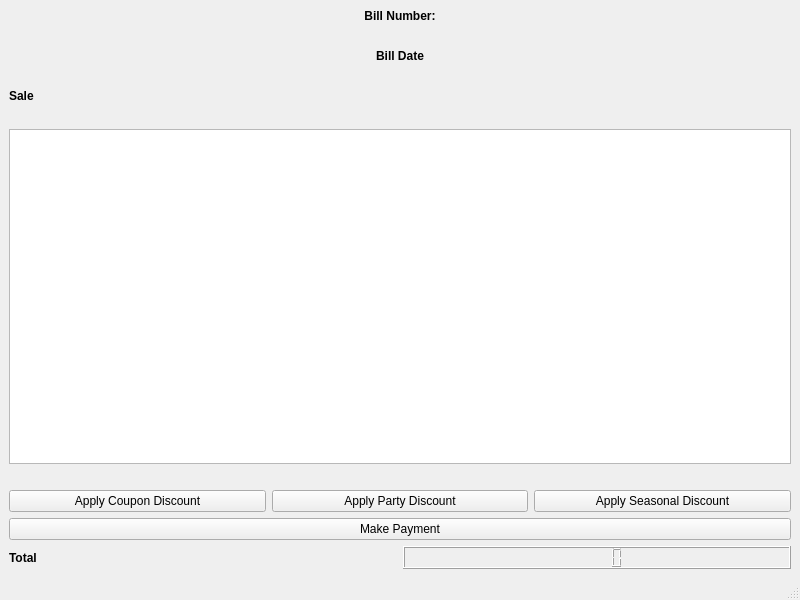
<?xml version="1.0" encoding="UTF-8"?>
<ui version="4.0">
 <class>BillDetails</class>
 <widget class="QMainWindow" name="BillDetails">
  <property name="geometry">
   <rect>
    <x>0</x>
    <y>0</y>
    <width>800</width>
    <height>600</height>
   </rect>
  </property>
  <property name="windowTitle">
   <string>Bill Details</string>
  </property>
  <widget class="QWidget" name="centralwidget">
   <layout class="QVBoxLayout" name="verticalLayout_2">
    <item>
     <widget class="QLabel" name="lbBillNumber">
      <property name="font">
       <font>
        <bold>true</bold>
       </font>
      </property>
      <property name="text">
       <string>Bill Number:</string>
      </property>
      <property name="alignment">
       <set>Qt::AlignCenter</set>
      </property>
     </widget>
    </item>
    <item>
     <spacer name="verticalSpacer">
      <property name="orientation">
       <enum>Qt::Vertical</enum>
      </property>
      <property name="sizeType">
       <enum>QSizePolicy::Fixed</enum>
      </property>
      <property name="sizeHint" stdset="0">
       <size>
        <width>20</width>
        <height>20</height>
       </size>
      </property>
     </spacer>
    </item>
    <item>
     <widget class="QLabel" name="lbBillDate">
      <property name="font">
       <font>
        <bold>true</bold>
       </font>
      </property>
      <property name="text">
       <string>Bill Date</string>
      </property>
      <property name="alignment">
       <set>Qt::AlignCenter</set>
      </property>
     </widget>
    </item>
    <item>
     <spacer name="verticalSpacer_2">
      <property name="orientation">
       <enum>Qt::Vertical</enum>
      </property>
      <property name="sizeType">
       <enum>QSizePolicy::Fixed</enum>
      </property>
      <property name="sizeHint" stdset="0">
       <size>
        <width>20</width>
        <height>20</height>
       </size>
      </property>
     </spacer>
    </item>
    <item>
     <widget class="QLabel" name="label">
      <property name="font">
       <font>
        <bold>true</bold>
       </font>
      </property>
      <property name="text">
       <string>Sale</string>
      </property>
     </widget>
    </item>
    <item>
     <spacer name="verticalSpacer_3">
      <property name="orientation">
       <enum>Qt::Vertical</enum>
      </property>
      <property name="sizeType">
       <enum>QSizePolicy::Fixed</enum>
      </property>
      <property name="sizeHint" stdset="0">
       <size>
        <width>20</width>
        <height>20</height>
       </size>
      </property>
     </spacer>
    </item>
    <item>
     <widget class="QTableView" name="tvOrderItems"/>
    </item>
    <item>
     <spacer name="verticalSpacer_4">
      <property name="orientation">
       <enum>Qt::Vertical</enum>
      </property>
      <property name="sizeType">
       <enum>QSizePolicy::Fixed</enum>
      </property>
      <property name="sizeHint" stdset="0">
       <size>
        <width>20</width>
        <height>20</height>
       </size>
      </property>
     </spacer>
    </item>

<item>
 <layout class="QHBoxLayout" name="horizontalLayoutDiscounts">
  <item>
   <widget class="QPushButton" name="btnApplyCoupon">
    <property name="text">
     <string>Apply Coupon Discount</string>
    </property>
   </widget>
  </item>
  <item>
   <widget class="QPushButton" name="btnApplyParty">
    <property name="text">
     <string>Apply Party Discount</string>
    </property>
   </widget>
  </item>
  <item>
   <widget class="QPushButton" name="btnApplySeasonal">
    <property name="text">
     <string>Apply Seasonal Discount</string>
    </property>
   </widget>
  </item>
 </layout>
</item>
<item>
 <layout class="QHBoxLayout" name="horizontalLayoutActions">
  <item>
   <widget class="QPushButton" name="btnMakePayment">
    <property name="text">
     <string>Make Payment</string>
    </property>
   </widget>
  </item>
 </layout>
</item>
    <item>
     <layout class="QHBoxLayout" name="horizontalLayout">
      <item>
       <widget class="QLabel" name="label_2">
        <property name="font">
         <font>
          <bold>true</bold>
         </font>
        </property>
        <property name="text">
         <string>Total</string>
        </property>
       </widget>
      </item>
      <item>
       <widget class="QLCDNumber" name="lcdTotal">
        <property name="font">
         <font>
          <bold>true</bold>
         </font>
        </property>
        <property name="autoFillBackground">
         <bool>false</bool>
        </property>
       </widget>
      </item>
     </layout>
    </item>
   </layout>
  </widget>
  <widget class="QMenuBar" name="menubar">
   <property name="geometry">
    <rect>
     <x>0</x>
     <y>0</y>
     <width>800</width>
     <height>22</height>
    </rect>
   </property>
  </widget>
  <widget class="QStatusBar" name="statusbar"/>
 </widget>
 <resources/>
 <connections/>
</ui>
